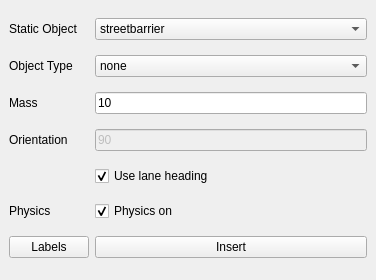
<?xml version="1.0" encoding="UTF-8"?>
<ui version="4.0">
 <class>OSCGenerator_AddStaticObjectsDockWidget</class>
 <widget class="QDockWidget" name="OSCGenerator_AddStaticObjectsDockWidget">
  <property name="geometry">
   <rect>
    <x>0</x>
    <y>0</y>
    <width>376</width>
    <height>280</height>
   </rect>
  </property>
  <property name="windowTitle">
   <string>Add Static Objects</string>
  </property>
  <widget class="QWidget" name="dockWidgetContents">
   <layout class="QGridLayout" name="gridLayout">
    <item row="5" column="0">
     <widget class="QLabel" name="propsPhysics_Label">
      <property name="text">
       <string>Physics</string>
      </property>
     </widget>
    </item>
    <item row="5" column="2">
     <widget class="QCheckBox" name="propsPhysics">
      <property name="text">
       <string>Physics on</string>
      </property>
      <property name="checked">
       <bool>true</bool>
      </property>
     </widget>
    </item>
    <item row="1" column="2">
     <widget class="QComboBox" name="propsObjectType">
      <item>
       <property name="text">
        <string>none</string>
       </property>
      </item>
      <item>
       <property name="text">
        <string>obstacle</string>
       </property>
      </item>
      <item>
       <property name="text">
        <string>pole</string>
       </property>
      </item>
      <item>
       <property name="text">
        <string>tree</string>
       </property>
      </item>
      <item>
       <property name="text">
        <string>vegetation</string>
       </property>
      </item>
      <item>
       <property name="text">
        <string>barrier</string>
       </property>
      </item>
      <item>
       <property name="text">
        <string>building</string>
       </property>
      </item>
      <item>
       <property name="text">
        <string>parkingSpace</string>
       </property>
      </item>
      <item>
       <property name="text">
        <string>patch</string>
       </property>
      </item>
      <item>
       <property name="text">
        <string>railing</string>
       </property>
      </item>
      <item>
       <property name="text">
        <string>trafficIsland</string>
       </property>
      </item>
      <item>
       <property name="text">
        <string>crosswalk</string>
       </property>
      </item>
      <item>
       <property name="text">
        <string>streetLamp</string>
       </property>
      </item>
      <item>
       <property name="text">
        <string>gantry</string>
       </property>
      </item>
      <item>
       <property name="text">
        <string>soundBarrier</string>
       </property>
      </item>
      <item>
       <property name="text">
        <string>wind</string>
       </property>
      </item>
      <item>
       <property name="text">
        <string>roadMark</string>
       </property>
      </item>
     </widget>
    </item>
    <item row="4" column="2">
     <widget class="QCheckBox" name="propsOrientation_useLane">
      <property name="text">
       <string>Use lane heading</string>
      </property>
      <property name="checked">
       <bool>true</bool>
      </property>
     </widget>
    </item>
    <item row="3" column="2">
     <widget class="QLineEdit" name="propsOrientation">
      <property name="enabled">
       <bool>false</bool>
      </property>
      <property name="text">
       <string>90</string>
      </property>
     </widget>
    </item>
    <item row="3" column="0">
     <widget class="QLabel" name="propsOrientation_Label">
      <property name="text">
       <string>Orientation</string>
      </property>
     </widget>
    </item>
    <item row="2" column="0">
     <widget class="QLabel" name="propsMass_Label">
      <property name="text">
       <string>Mass</string>
      </property>
     </widget>
    </item>
    <item row="0" column="0">
     <widget class="QLabel" name="propsSelection_Label">
      <property name="text">
       <string>Static Object</string>
      </property>
     </widget>
    </item>
    <item row="6" column="0">
     <widget class="QPushButton" name="propsLabels">
      <property name="text">
       <string>Labels</string>
      </property>
     </widget>
    </item>
    <item row="2" column="2">
     <widget class="QLineEdit" name="propsMass">
      <property name="text">
       <string>10</string>
      </property>
     </widget>
    </item>
    <item row="1" column="0">
     <widget class="QLabel" name="propsObjectType_Label">
      <property name="text">
       <string>Object Type</string>
      </property>
     </widget>
    </item>
    <item row="0" column="2">
     <widget class="QComboBox" name="propsSelection">
      <property name="enabled">
       <bool>true</bool>
      </property>
      <property name="editable">
       <bool>false</bool>
      </property>
      <property name="currentText">
       <string>streetbarrier</string>
      </property>
      <property name="currentIndex">
       <number>69</number>
      </property>
      <item>
       <property name="text">
        <string>advertisement</string>
       </property>
      </item>
      <item>
       <property name="text">
        <string>atm</string>
       </property>
      </item>
      <item>
       <property name="text">
        <string>barbeque</string>
       </property>
      </item>
      <item>
       <property name="text">
        <string>barrel</string>
       </property>
      </item>
      <item>
       <property name="text">
        <string>bench01</string>
       </property>
      </item>
      <item>
       <property name="text">
        <string>bench02</string>
       </property>
      </item>
      <item>
       <property name="text">
        <string>bench03</string>
       </property>
      </item>
      <item>
       <property name="text">
        <string>bikehelmet</string>
       </property>
      </item>
      <item>
       <property name="text">
        <string>bikeparking</string>
       </property>
      </item>
      <item>
       <property name="text">
        <string>bin</string>
       </property>
      </item>
      <item>
       <property name="text">
        <string>box01</string>
       </property>
      </item>
      <item>
       <property name="text">
        <string>box02</string>
       </property>
      </item>
      <item>
       <property name="text">
        <string>box03</string>
       </property>
      </item>
      <item>
       <property name="text">
        <string>briefcase</string>
       </property>
      </item>
      <item>
       <property name="text">
        <string>brokentile01</string>
       </property>
      </item>
      <item>
       <property name="text">
        <string>brokentile02</string>
       </property>
      </item>
      <item>
       <property name="text">
        <string>brokentile03</string>
       </property>
      </item>
      <item>
       <property name="text">
        <string>brokentile04</string>
       </property>
      </item>
      <item>
       <property name="text">
        <string>busstop</string>
       </property>
      </item>
      <item>
       <property name="text">
        <string>chainbarrier</string>
       </property>
      </item>
      <item>
       <property name="text">
        <string>chainbarrierend</string>
       </property>
      </item>
      <item>
       <property name="text">
        <string>clothcontainer</string>
       </property>
      </item>
      <item>
       <property name="text">
        <string>clothesline</string>
       </property>
      </item>
      <item>
       <property name="text">
        <string>colacan</string>
       </property>
      </item>
      <item>
       <property name="text">
        <string>constructioncone</string>
       </property>
      </item>
      <item>
       <property name="text">
        <string>container</string>
       </property>
      </item>
      <item>
       <property name="text">
        <string>creasedbox01</string>
       </property>
      </item>
      <item>
       <property name="text">
        <string>creasedbox02</string>
       </property>
      </item>
      <item>
       <property name="text">
        <string>creasedbox03</string>
       </property>
      </item>
      <item>
       <property name="text">
        <string>dirtdebris01</string>
       </property>
      </item>
      <item>
       <property name="text">
        <string>dirtdebris02</string>
       </property>
      </item>
      <item>
       <property name="text">
        <string>dirtdebris03</string>
       </property>
      </item>
      <item>
       <property name="text">
        <string>doghouse</string>
       </property>
      </item>
      <item>
       <property name="text">
        <string>fountain</string>
       </property>
      </item>
      <item>
       <property name="text">
        <string>garbage01</string>
       </property>
      </item>
      <item>
       <property name="text">
        <string>garbage02</string>
       </property>
      </item>
      <item>
       <property name="text">
        <string>garbage03</string>
       </property>
      </item>
      <item>
       <property name="text">
        <string>garbage04</string>
       </property>
      </item>
      <item>
       <property name="text">
        <string>garbage05</string>
       </property>
      </item>
      <item>
       <property name="text">
        <string>garbage06</string>
       </property>
      </item>
      <item>
       <property name="text">
        <string>gardenlamp</string>
       </property>
      </item>
      <item>
       <property name="text">
        <string>glasscontainer</string>
       </property>
      </item>
      <item>
       <property name="text">
        <string>gnome</string>
       </property>
      </item>
      <item>
       <property name="text">
        <string>guitarcase</string>
       </property>
      </item>
      <item>
       <property name="text">
        <string>ironplank</string>
       </property>
      </item>
      <item>
       <property name="text">
        <string>kiosk_01</string>
       </property>
      </item>
      <item>
       <property name="text">
        <string>mailbox</string>
       </property>
      </item>
      <item>
       <property name="text">
        <string>maptable</string>
       </property>
      </item>
      <item>
       <property name="text">
        <string>mobile</string>
       </property>
      </item>
      <item>
       <property name="text">
        <string>motorhelment</string>
       </property>
      </item>
      <item>
       <property name="text">
        <string>pergola</string>
       </property>
      </item>
      <item>
       <property name="text">
        <string>plantpot01</string>
       </property>
      </item>
      <item>
       <property name="text">
        <string>plantpot02</string>
       </property>
      </item>
      <item>
       <property name="text">
        <string>plantpot03</string>
       </property>
      </item>
      <item>
       <property name="text">
        <string>plantpot04</string>
       </property>
      </item>
      <item>
       <property name="text">
        <string>plantpot05</string>
       </property>
      </item>
      <item>
       <property name="text">
        <string>plantpot06</string>
       </property>
      </item>
      <item>
       <property name="text">
        <string>plantpot07</string>
       </property>
      </item>
      <item>
       <property name="text">
        <string>plantpot08</string>
       </property>
      </item>
      <item>
       <property name="text">
        <string>plasticbag</string>
       </property>
      </item>
      <item>
       <property name="text">
        <string>plasticchair</string>
       </property>
      </item>
      <item>
       <property name="text">
        <string>plastictable</string>
       </property>
      </item>
      <item>
       <property name="text">
        <string>platformgarbage01</string>
       </property>
      </item>
      <item>
       <property name="text">
        <string>purse</string>
       </property>
      </item>
      <item>
       <property name="text">
        <string>shop01</string>
       </property>
      </item>
      <item>
       <property name="text">
        <string>shoppingbag</string>
       </property>
      </item>
      <item>
       <property name="text">
        <string>shoppingcart</string>
       </property>
      </item>
      <item>
       <property name="text">
        <string>shoppingtrolley</string>
       </property>
      </item>
      <item>
       <property name="text">
        <string>slide</string>
       </property>
      </item>
      <item>
       <property name="text">
        <string>streetbarrier</string>
       </property>
      </item>
      <item>
       <property name="text">
        <string>streetfountain</string>
       </property>
      </item>
      <item>
       <property name="text">
        <string>streetsign</string>
       </property>
      </item>
      <item>
       <property name="text">
        <string>streetsign01</string>
       </property>
      </item>
      <item>
       <property name="text">
        <string>streetsign04</string>
       </property>
      </item>
      <item>
       <property name="text">
        <string>swing</string>
       </property>
      </item>
      <item>
       <property name="text">
        <string>swingcouch</string>
       </property>
      </item>
      <item>
       <property name="text">
        <string>table</string>
       </property>
      </item>
      <item>
       <property name="text">
        <string>trafficcone02</string>
       </property>
      </item>
      <item>
       <property name="text">
        <string>trafficwarning</string>
       </property>
      </item>
      <item>
       <property name="text">
        <string>trampoline</string>
       </property>
      </item>
      <item>
       <property name="text">
        <string>trashbag</string>
       </property>
      </item>
      <item>
       <property name="text">
        <string>trashcan01</string>
       </property>
      </item>
      <item>
       <property name="text">
        <string>trashcan02</string>
       </property>
      </item>
      <item>
       <property name="text">
        <string>trashcan03</string>
       </property>
      </item>
      <item>
       <property name="text">
        <string>trashcan04</string>
       </property>
      </item>
      <item>
       <property name="text">
        <string>trashcan05</string>
       </property>
      </item>
      <item>
       <property name="text">
        <string>travelcase</string>
       </property>
      </item>
      <item>
       <property name="text">
        <string>vendingmachine</string>
       </property>
      </item>
      <item>
       <property name="text">
        <string>wateringcan</string>
       </property>
      </item>
     </widget>
    </item>
    <item row="6" column="2">
     <widget class="QPushButton" name="addPropsButton">
      <property name="text">
       <string>Insert</string>
      </property>
     </widget>
    </item>
   </layout>
  </widget>
 </widget>
 <resources/>
 <connections/>
</ui>
